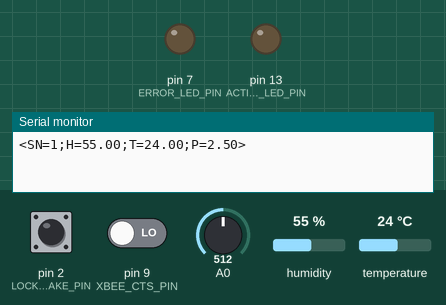
Simulated run of this sketch. Board: Arduino Uno, built for the host (arithmetic inside an expression is 32-bit, double 64-bit). Shown: output pins drawn as LEDs (lit = HIGH), the last lines printed to the serial monitor. The test bench sets the inputs (shaded band); at power-on: pin 2 (LOCK_AWAKE_PIN) HIGH, pin 9 (XBEE_CTS_PIN) LOW, A0 = 512, humidity 55 %, temperature 24 °C. Pins used as bus, display or sensor lines are not drawn.

Above: at 1.2 s.
1.3 s: pin 2 (LOCK_AWAKE_PIN) pulled LOW for 0.15 s
At 2.7 s:
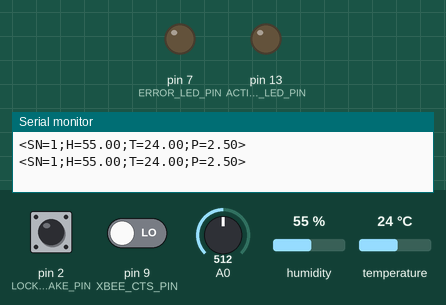
3.5 s: pin 2 (LOCK_AWAKE_PIN) pulled LOW for 1 s
At 5.5 s:
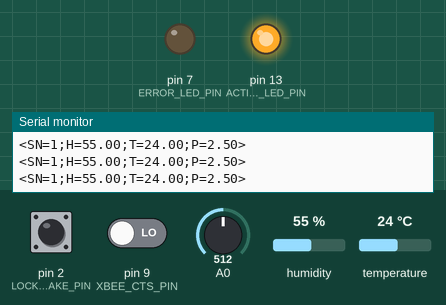
7.5 s: pin 2 (LOCK_AWAKE_PIN) pulled LOW for 3.2 s
At 14.8 s:
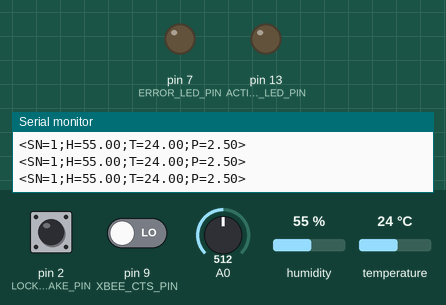
Timing chart, 0 to 16.3 s (numbered marks = the images above; inputs shaded):
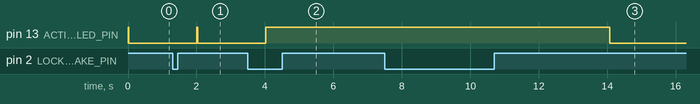

Measured:
- after the input at 1.3 s, pin 13 (ACTIVITY_LED_PIN): LOW → HIGH after 0.72 s, → LOW 0.02 s later
- after the input at 3.5 s, pin 13 (ACTIVITY_LED_PIN): LOW → HIGH after 0.53 s
- after the input at 7.5 s, pin 13 (ACTIVITY_LED_PIN): HIGH → LOW after 6.6 s instead of 1.6 s

The sketch:

interface_type_002_dht22.ino
```cpp
#include <LowPower.h>

#include <DHT22.h> // attention : version modifiée pour supprimer controle interval entre deux lectures (incompatibilité avec
                   // la mise en sommeil

#define DHT22_PIN         4
#define ACTIVITY_LED_PIN 13
#define ERROR_LED_PIN     7
#define XBEE_SLEEP_PIN    8
#define XBEE_CTS_PIN      9
#define LOCK_AWAKE_PIN    2

#define SLEEP_DURATION   60
// #define DEBUG             0

DHT22 dht22(DHT22_PIN);
unsigned long sn=00000001;

volatile char interrupt_flag;

// pour le reveil
void inter() // interruption pin 2
{
  detachInterrupt(0);
  interrupt_flag=1;
}


/*
 * Mesure la référence interne à 1v1 de l'ATmega
 */
unsigned int get_1v1_vs_vcc()
{
  ADMUX = B00001100; // Vcc comme référence de tension et 1v1 (Vbg) comme entrée de l'ADC
  ADCSRA |= (1 << ADEN); // Active le convertisseur analogique -> numérique
  delay(2); // attendre le bon démarrage
  ADCSRA |= (1 << ADSC); // Lance une conversion analogique -> numérique
  while(ADCSRA & (1 << ADSC)); // Attend la fin de la conversion
  return ADCL | (ADCH << 8); // Récupère le résultat de la conversion
}


void setup()
{
  ACSR |= _BV(ACD);     // disable the analog comparator => pour économiser un peu

  Serial.begin(57600);

  pinMode(DHT22_PIN,INPUT);
  digitalWrite(DHT22_PIN,HIGH); // activation résistance de pullup

  pinMode(LOCK_AWAKE_PIN,INPUT);
  digitalWrite(LOCK_AWAKE_PIN,HIGH); // pullup ON

  pinMode(XBEE_SLEEP_PIN,OUTPUT);
  pinMode(XBEE_CTS_PIN,INPUT);

  pinMode(ACTIVITY_LED_PIN,OUTPUT);
  pinMode(ERROR_LED_PIN,OUTPUT); // erreur

  pinMode(A0,INPUT);
}


void blink_led(char pin, int nb_blink, int duration)
{
   digitalWrite(pin, HIGH);
   for(int i=0;i<nb_blink;i++)
   {
      digitalWrite(pin, !digitalRead(pin));
      delay(duration);
   }
   digitalWrite(pin, LOW);
}


void loop()
{
   digitalWrite(XBEE_SLEEP_PIN,LOW); // activation du XBEE
   digitalWrite(ACTIVITY_LED_PIN,HIGH); // activation LED "en fonction"

   int chk = dht22.readData();
   switch(chk)
   {
      case DHT_ERROR_NONE:
      {
         int i=0;
         char err=0;
         float pile_v=0; // tension des piles

         sbi(PRR, PRADC); // horloge ADC réactivée
         int vp = get_1v1_vs_vcc(); // pour la référence de mesure de la tension des piles
         // real_vcc = (1023 * 1.1) / vp;

         while(digitalRead(XBEE_CTS_PIN)) // on attend que le XBEE soit dispo
         {
            if(i>1000) // environ une seconde max pour que l'XBEE soit dispo
            {
               err=1;
               break;
            }
            delay(1);
            i++;
         } // attendre CTS

         if(!err) // CTS OK dans les temps ?
         {
            // moyen de 10 lectures pour avoir une valeur "stable" de la tension des piles
            for(int i=0;i<10;i++)
            {
               // pile_v=pile_v+analogRead(A0)*real_vcc/1023;
               pile_v=pile_v+analogRead(A0)*1.1/vp;
            }
            pile_v=pile_v/10;

            Serial.print("<SN=");
            Serial.print(sn);
            Serial.print(";H=");
            Serial.print(dht22.getHumidity());
            Serial.print(";");
            Serial.print("T=");
            Serial.print(dht22.getTemperatureC());
            Serial.print(";");
            Serial.print("P=");
            Serial.print((float)pile_v);
            Serial.println(">");
            Serial.flush();
            delay(2);
         }
         break;
      }
      default:
         blink_led(ERROR_LED_PIN, 8, 125); // erreur de lecture avec DHT22
         break;
   }

   // On va faire dodo ?
   if(digitalRead(LOCK_AWAKE_PIN)==HIGH)
   {
      digitalWrite(XBEE_SLEEP_PIN, HIGH); // dodo xbee
      digitalWrite(ACTIVITY_LED_PIN, LOW); // desactivation LED "en fonction"

      interrupt_flag=0;
      attachInterrupt(0, inter, LOW);
      for(int i=0; i<SLEEP_DURATION; i++)
      {
         LowPower.powerDown(SLEEP_1S, ADC_OFF, BOD_OFF);
         if(interrupt_flag)
            break;
      }
   }
   else
   {
      digitalWrite(XBEE_SLEEP_PIN, HIGH);
      delay(5000);
   }
}
```
